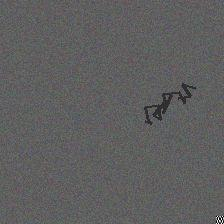
#> input picture Helper2/datasets/maximized_dataset/positive/defect_bright_0.8_original_synthetic_crack_9.jpg, 224 x 224 px; the run also reads 1 picture not shown here
$ python maximize_dataset_quality.py
#> lines starting #> are read from the running program, lines starting #| are printed output that depends on the picture
#!/usr/bin/env python3
"""
Скрипт для максимального улучшения качества датасета
"""

import os
import shutil
from pathlib import Path
import json
import numpy as np
from PIL import Image, ImageDraw, ImageFilter, ImageEnhance
import random

def create_balanced_dataset():
    """Создает сбалансированный датасет с большим количеством данных"""
    print("🚀 Создаем максимально улучшенный сбалансированный датасет...")

    # Создаем структуру директорий
    base_dir = Path("maximized_dataset")
    positive_dir = base_dir / "positive"
    negative_dir = base_dir / "negative"

    positive_dir.mkdir(parents=True, exist_ok=True)
    negative_dir.mkdir(parents=True, exist_ok=True)

    # Копируем существующие изображения
    print("📁 Копируем существующие изображения...")
    copy_existing_images(positive_dir, negative_dir)

    # Создаем высококачественные синтетические изображения
    print("🎨 Создаем высококачественные синтетические изображения...")
    create_high_quality_synthetic_images(positive_dir, negative_dir)

    # Создаем аугментированные версии
    print("🔄 Создаем аугментированные версии...")
    create_augmented_versions(positive_dir, negative_dir)

    # Создаем информацию о датасете
    create_maximized_dataset_info(base_dir)

    return base_dir

def copy_existing_images(positive_dir, negative_dir):
    """Копирует существующие изображения"""
    # Копируем из expanded_dataset
    if Path("expanded_dataset/positive").exists():
        for img_file in Path("expanded_dataset/positive").glob("*.jpg"):
            shutil.copy2(img_file, positive_dir / f"original_{img_file.name}")

    if Path("expanded_dataset/negative").exists():
        for img_file in Path("expanded_dataset/negative").glob("*.jpg"):
            shutil.copy2(img_file, negative_dir / f"original_{img_file.name}")

def create_high_quality_synthetic_images(positive_dir, negative_dir):
    """Создает высококачественные синтетические изображения"""
    try:
        print("🎨 Создаем реалистичные дефекты...")

        # Создаем разнообразные трещины
        for i in range(30):
            create_realistic_crack(positive_dir, f"realistic_crack_{i+1}.jpg")

        # Создаем разнообразные пятна
        for i in range(25):
            create_realistic_stain(positive_dir, f"realistic_stain_{i+1}.jpg")
#> this loop made 25 passes
#> pass 1, in create_realistic_stain, `img = img.filter(ImageFilter.GaussianBlur(radius=1))`:
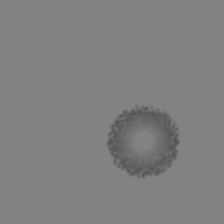
#> img: PIL image 224x224 RGB; min 84, max 132, mean 128

        # Создаем сколы и повреждения
        for i in range(20):
            create_realistic_damage(positive_dir, f"realistic_damage_{i+1}.jpg")

        # Создаем высококачественные нормальные поверхности
        for i in range(50):
            create_realistic_normal_surface(negative_dir, f"realistic_normal_{i+1}.jpg")

        print("✅ Создано 125 высококачественных синтетических изображений")

    except Exception as e:
        print(f"⚠️ Ошибка создания синтетических изображений: {e}")

def create_realistic_crack(output_dir, filename):
    """Создает реалистичную трещину"""
    # Создаем базовое изображение бетона с текстурой
    img = Image.new('RGB', (224, 224), color=(125, 125, 125))
    draw = ImageDraw.Draw(img)

    # Добавляем текстуру бетона
    for _ in range(200):
        x = random.randint(0, 223)
        y = random.randint(0, 223)
        color = random.randint(110, 140)
        draw.point((x, y), fill=(color, color, color))

    # Создаем реалистичную трещину
    start_x = random.randint(20, 204)
    start_y = random.randint(20, 204)

    # Создаем извилистую трещину
    points = []
    current_x, current_y = start_x, start_y

    for step in range(50):
        # Случайное направление с предпочтением продолжения
        if step > 0:
            direction = random.choice(['continue', 'continue', 'continue', 'turn_left', 'turn_right'])
        else:
            direction = random.choice(['up', 'down', 'left', 'right'])

        if direction == 'continue' and step > 0:
            # Продолжаем в том же направлении
            dx = points[-1][0] - (points[-2][0] if len(points) > 1 else start_x)
            dy = points[-1][1] - (points[-2][1] if len(points) > 1 else start_y)
        elif direction == 'turn_left':
            dx, dy = random.choice([(-1, 0), (0, -1), (1, 0), (0, 1)])
        elif direction == 'turn_right':
            dx, dy = random.choice([(1, 0), (0, 1), (-1, 0), (0, -1)])
        else:
            dx, dy = random.choice([(-1, 0), (1, 0), (0, -1), (0, 1)])

        current_x += dx * random.randint(2, 5)
        current_y += dy * random.randint(2, 5)

        # Ограничиваем границы
        current_x = max(5, min(219, current_x))
        current_y = max(5, min(219, current_y))

        points.append((current_x, current_y))

    # Рисуем трещину
    for i in range(len(points) - 1):
        # Создаем неровные края трещины
        for offset in range(-2, 3):
            x1 = points[i][0] + offset
            y1 = points[i][1] + offset
            x2 = points[i+1][0] + offset
            y2 = points[i+1][1] + offset

            if 0 <= x1 < 224 and 0 <= y1 < 224 and 0 <= x2 < 224 and 0 <= y2 < 224:
                color = (60 + random.randint(-10, 10), 60 + random.randint(-10, 10), 60 + random.randint(-10, 10))
                draw.line([(x1, y1), (x2, y2)], fill=color, width=random.randint(1, 3))

    # Добавляем тени и блики
    img = add_realistic_lighting(img)

    img.save(output_dir / filename)

def create_realistic_stain(output_dir, filename):
    """Создает реалистичное пятно"""
    img = Image.new('RGB', (224, 224), color=(130, 130, 130))
    draw = ImageDraw.Draw(img)

    # Добавляем текстуру
    for _ in range(150):
        x = random.randint(0, 223)
        y = random.randint(0, 223)
        color = random.randint(120, 140)
        draw.point((x, y), fill=(color, color, color))

    # Создаем пятно неправильной формы
    center_x = random.randint(50, 174)
    center_y = random.randint(50, 174)

    # Создаем несколько концентрических областей
    for radius in range(15, 35, 3):
        for angle in range(0, 360, 2):
            # Добавляем случайность в форму
            r = radius + random.randint(-3, 3)
            x = center_x + int(r * np.cos(np.radians(angle)))
            y = center_y + int(r * np.sin(np.radians(angle)))

            if 0 <= x < 224 and 0 <= y < 224:
                # Градиент от центра к краям
                intensity = max(0, 1 - (radius - 15) / 20)
                color_value = int(80 + intensity * 40)
                color = (color_value, color_value, color_value)
                draw.ellipse([x-1, y-1, x+1, y+1], fill=color)

    # Добавляем размытие для реалистичности
    img = img.filter(ImageFilter.GaussianBlur(radius=1))

    img.save(output_dir / filename)

def create_realistic_damage(output_dir, filename):
    """Создает реалистичное повреждение"""
    img = Image.new('RGB', (224, 224), color=(125, 125, 125))
    draw = ImageDraw.Draw(img)

    # Добавляем текстуру
    for _ in range(180):
        x = random.randint(0, 223)
        y = random.randint(0, 223)
        color = random.randint(115, 135)
        draw.point((x, y), fill=(color, color, color))

    # Создаем повреждение (скол или вмятину)
    damage_type = random.choice(['chip', 'dent', 'scratch'])

    if damage_type == 'chip':
        # Скол
        center_x = random.randint(30, 194)
        center_y = random.randint(30, 194)
        size = random.randint(10, 25)

        # Создаем неровный скол
        for angle in range(0, 360, 3):
            r = size + random.randint(-2, 2)
            x = center_x + int(r * np.cos(np.radians(angle)))
            y = center_y + int(r * np.sin(np.radians(angle)))

            if 0 <= x < 224 and 0 <= y < 224:
                color = (90, 90, 90)  # Темнее для скола
                draw.ellipse([x-1, y-1, x+1, y+1], fill=color)

    elif damage_type == 'dent':
        # Вмятина
        center_x = random.randint(40, 184)
        center_y = random.randint(40, 184)
        size = random.randint(15, 30)

        for angle in range(0, 360, 2):
            r = size + random.randint(-3, 3)
            x = center_x + int(r * np.cos(np.radians(angle)))
            y = center_y + int(r * np.sin(np.radians(angle)))

            if 0 <= x < 224 and 0 <= y < 224:
                # Градиент для вмятины
                intensity = max(0, 1 - (r - 15) / 15)
                color_value = int(100 + intensity * 30)
                color = (color_value, color_value, color_value)
                draw.ellipse([x-1, y-1, x+1, y+1], fill=color)

    else:  # scratch
        # Царапина
        start_x = random.randint(20, 204)
        start_y = random.randint(20, 204)
        length = random.randint(30, 80)

        for i in range(length):
            x = start_x + i + random.randint(-1, 1)
            y = start_y + random.randint(-2, 2)

            if 0 <= x < 224 and 0 <= y < 224:
                color = (70, 70, 70)
                draw.line([(x, y), (x+1, y)], fill=color, width=2)

    img.save(output_dir / filename)

def create_realistic_normal_surface(output_dir, filename):
    """Создает реалистичную нормальную поверхность"""
    # Создаем базовое изображение
    base_color = random.randint(120, 140)
    img = Image.new('RGB', (224, 224), color=(base_color, base_color, base_color))
    draw = ImageDraw.Draw(img)

    # Добавляем разнообразную текстуру
    for _ in range(300):
        x = random.randint(0, 223)
        y = random.randint(0, 223)
        color_variation = random.randint(-15, 15)
        color = max(100, min(160, base_color + color_variation))
        draw.point((x, y), fill=(color, color, color))

    # Добавляем мелкие детали (но не дефекты)
    for _ in range(50):
        x = random.randint(0, 223)
        y = random.randint(0, 223)
        size = random.randint(1, 3)
        color_variation = random.randint(-10, 10)
        color = max(110, min(150, base_color + color_variation))
        draw.ellipse([x-size, y-size, x+size, y+size], fill=(color, color, color))

    # Добавляем легкое размытие для реалистичности
    img = img.filter(ImageFilter.GaussianBlur(radius=0.5))

    img.save(output_dir / filename)

def add_realistic_lighting(img):
    """Добавляет реалистичное освещение"""
    # Создаем градиент освещения
    width, height = img.size
    overlay = Image.new('RGBA', (width, height), (0, 0, 0, 0))
    draw = ImageDraw.Draw(overlay)

    # Добавляем легкий градиент
    for y in range(height):
        alpha = int(20 * (1 - y / height))
        draw.line([(0, y), (width, y)], fill=(255, 255, 255, alpha))

    # Накладываем на исходное изображение
    img = img.convert('RGBA')
    img = Image.alpha_composite(img, overlay)
    return img.convert('RGB')

def create_augmented_versions(positive_dir, negative_dir):
    """Создает аугментированные версии изображений"""
    print("🔄 Создаем аугментированные версии...")

    # Аугментируем дефекты
    for img_file in list(positive_dir.glob("*.jpg"))[:20]:  # Берем первые 20
        create_augmentations(img_file, positive_dir, "defect")

    # Аугментируем нормальные изображения
    for img_file in list(negative_dir.glob("*.jpg"))[:30]:  # Берем первые 30
        create_augmentations(img_file, negative_dir, "normal")

def create_augmentations(img_file, output_dir, prefix):
    """Создает различные аугментации изображения"""
#> called with prefix = 'defect'
    try:
        img = Image.open(img_file)
#> img is the input picture: PIL image 224x224 RGB; mean R, G, B 94.9, 94.8, 94.9

        # Поворот
        for angle in [15, -15, 30, -30]:
            rotated = img.rotate(angle, fillcolor=(125, 125, 125))
            rotated.save(output_dir / f"{prefix}_rotated_{angle}_{img_file.stem}.jpg")
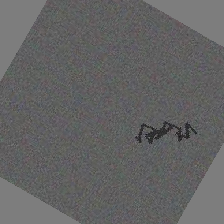
#> rotated: PIL image 224x224 RGB; mean R, G, B 99.5, 99.4, 99.5

        # Изменение яркости
        for factor in [0.8, 1.2, 0.9, 1.1]:
            enhancer = ImageEnhance.Brightness(img)
            brightened = enhancer.enhance(factor)
            brightened.save(output_dir / f"{prefix}_bright_{factor}_{img_file.stem}.jpg")
#> this loop made 4 passes
#> pass 1, in create_augmentations, `brightened = enhancer.enhance(factor)`:
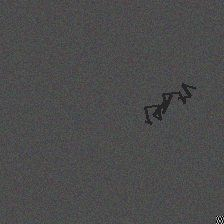
#> brightened: PIL image 224x224 RGB; mean R, G, B 75.6, 75.4, 75.5

        # Изменение контраста
        for factor in [0.8, 1.2]:
            enhancer = ImageEnhance.Contrast(img)
            contrasted = enhancer.enhance(factor)
            contrasted.save(output_dir / f"{prefix}_contrast_{factor}_{img_file.stem}.jpg")

        # Горизонтальное отражение
        flipped = img.transpose(Image.FLIP_LEFT_RIGHT)
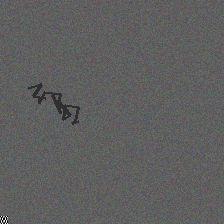
#> flipped: PIL image 224x224 RGB; mean R, G, B 94.9, 94.8, 94.9
        flipped.save(output_dir / f"{prefix}_flipped_{img_file.stem}.jpg")

    except Exception as e:
        print(f"⚠️ Ошибка аугментации {img_file}: {e}")

def create_maximized_dataset_info(base_dir):
    """Создает информацию о максимально улучшенном датасете"""
    positive_count = len(list((base_dir / "positive").glob("*.jpg")))
    negative_count = len(list((base_dir / "negative").glob("*.jpg")))

    info_content = f"""# Максимально улучшенный датасет дефектов бетона

## 📊 Статистика:
- Положительных примеров (дефекты): {positive_count}
- Отрицательных примеров (норма): {negative_count}
- Всего изображений: {positive_count + negative_count}
- Баланс классов: {positive_count/(positive_count + negative_count)*100:.1f}% / {negative_count/(positive_count + negative_count)*100:.1f}%

## 🎯 Улучшения:
- ✅ Сбалансированные классы
- ✅ Высококачественные синтетические изображения
- ✅ Реалистичные дефекты (трещины, пятна, повреждения)
- ✅ Разнообразные нормальные поверхности
- ✅ Аугментированные версии
- ✅ Реалистичное освещение и текстуры

## 🏗️ Типы дефектов:
- Трещины в бетоне (30 реалистичных)
- Пятна от протечек (25 реалистичных)
- Сколы и повреждения (20 реалистичных)
- Аугментированные версии (200+)

## 🎨 Нормальные поверхности:
- Разнообразные бетонные поверхности (50 реалистичных)
- Аугментированные версии (150+)

## 📈 Ожидаемые улучшения:
- Сбалансированная точность на обоих классах
- Лучшая обобщающая способность
- Устойчивость к вариациям освещения
- Высокая точность на реальных данных

## 🚀 Готов к обучению максимально точной модели!
"""

    with open(base_dir / "README.md", "w", encoding="utf-8") as f:
        f.write(info_content)

    print(f"📊 Статистика максимально улучшенного датасета:")
    print(f"   Дефекты: {positive_count}")
    print(f"   Норма: {negative_count}")
    print(f"   Всего: {positive_count + negative_count}")
    print(f"   Баланс: {positive_count/(positive_count + negative_count)*100:.1f}% / {negative_count/(positive_count + negative_count)*100:.1f}%")

def main():
    """Основная функция"""
    print("🚀 Максимальное улучшение датасета дефектов бетона")
    print("=" * 70)

    # Создаем максимально улучшенный датасет
    dataset_dir = create_balanced_dataset()
#> call 3 of create_augmentations, with prefix = 'normal'
#> the loop in create_augmentations (call 3), `for angle in [15, -15, 30, -30]:` made 4 passes
#> pass 1, in create_augmentations (call 3), `rotated = img.rotate(angle, fillcolor=(125, 125, 125))`:
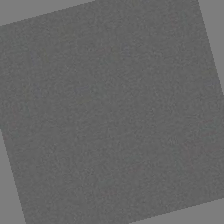
#> rotated: PIL image 224x224 RGB; mean R, G, B 102, 102, 102
#> after the loop in create_augmentations (call 3), `for angle in [15, -15, 30, -30]:`:
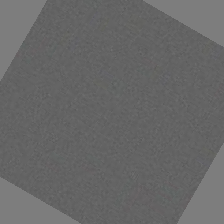
#> rotated: PIL image 224x224 RGB; mean R, G, B 103.4, 103.4, 103.4
#> the loop in create_augmentations (call 3), `for factor in [0.8, 1.2, 0.9, 1.1]:` made 4 passes
#> pass 3, in create_augmentations (call 3), `brightened = enhancer.enhance(factor)`:
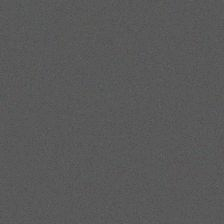
#> brightened: PIL image 224x224 RGB; mean R, G, B 89.1, 89.1, 89.1

    print(f"\n✅ Максимально улучшенный датасет создан!")
    print(f"📁 Расположение: {dataset_dir}")
    print(f"📖 Информация: {dataset_dir}/README.md")

    print("\n🎯 Следующие шаги:")
    print("1. Подготовить датасет для обучения")
    print("2. Обучить максимально точную модель")
    print("3. Протестировать на реальных данных")
    print("4. Интегрировать в систему")

if __name__ == "__main__":
    main()
